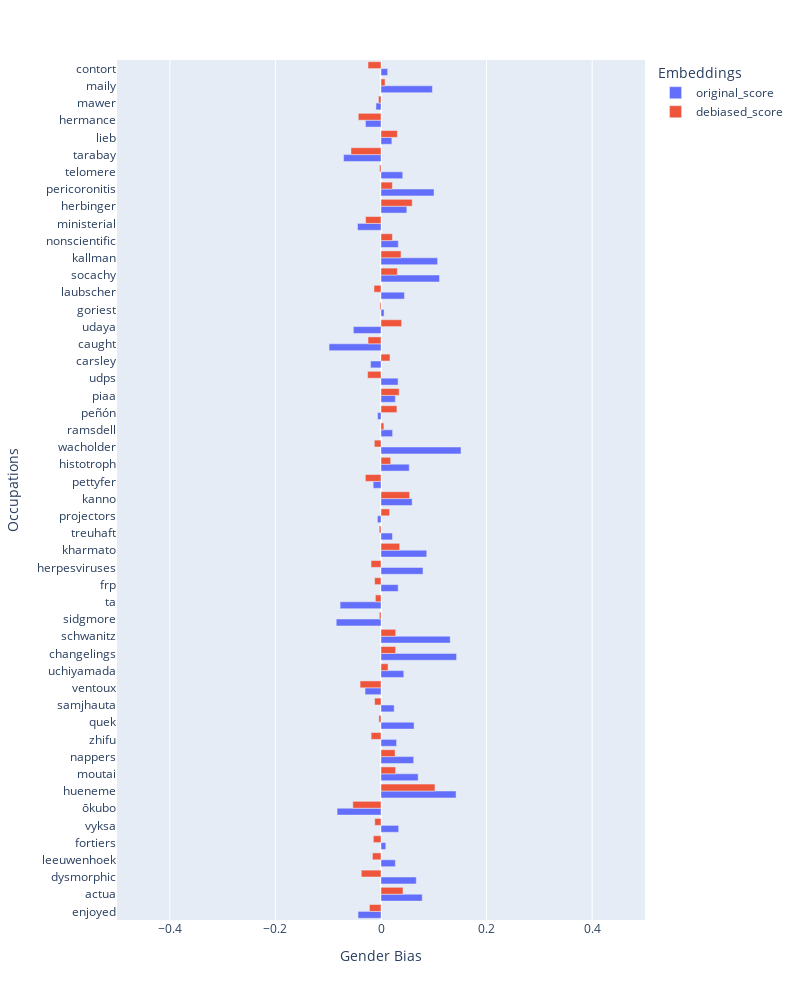

Write notebook code for a chart like this one.
### Code cell
bias_df3 = get_bias_score_df_from_list(
    gender_bias_original, gender_bias_after_debiasing, random_words, vocab_cleaned, debiased_vocab)
plot_bias_bar(
    bias_df3, "Gender bias on occupations (original vs debiased)", "Occupations")

### Figure 1 — Plotly figure (JSON) as saved in the notebook; plotly's stock layout.template omitted (floating-point values rounded to 4 significant figures)
{"data": [{"alignmentgroup": "True", "hovertemplate": "Embeddings=original_score<br>Gender Bias=%{x}<br>Occupations=%{y}<extra></extra>", "legendgroup": "original_score", "marker": {"color": "#636efa", "pattern": {"shape": ""}}, "name": "original_score", "offsetgroup": "original_score", "orientation": "h", "showlegend": true, "textposition": "auto", "type": "bar", "x": [-0.04349, 0.0781, 0.06678, 0.02719, 0.009077, 0.03345, -0.08318, 0.1422, 0.07035, 0.06189, 0.02951, 0.06264, 0.02492, -0.0302, 0.0432, 0.1431, 0.131, -0.08479, -0.07747, 0.03249, 0.07959, 0.08664, 0.02167, -0.006757, 0.05897, -0.01481, 0.05345, 0.1515, 0.02198, -0.006427, 0.02716, 0.03234, -0.01981, -0.09835, -0.05241, 0.0058, 0.04435, 0.1108, 0.1072, 0.03279, -0.04444, 0.04892, 0.1004, 0.04117, -0.07082, 0.02057, -0.02941, -0.009542, 0.09734, 0.01259], "xaxis": "x", "y": ["enjoyed", "actua", "dysmorphic", "leeuwenhoek", "fortiers", "vyksa", "ōkubo", "hueneme", "moutai", "nappers", "zhifu", "quek", "samjhauta", "ventoux", "uchiyamada", "changelings", "schwanitz", "sidgmore", "ta", "frp", "herpesviruses", "kharmato", "treuhaft", "projectors", "kanno", "pettyfer", "histotroph", "wacholder", "ramsdell", "peñón", "piaa", "udps", "carsley", "caught", "udaya", "goriest", "laubscher", "socachy", "kallman", "nonscientific", "ministerial", "herbinger", "pericoronitis", "telomere", "tarabay", "lieb", "hermance", "mawer", "maily", "contort"], "yaxis": "y"}, {"alignmentgroup": "True", "hovertemplate": "Embeddings=debiased_score<br>Gender Bias=%{x}<br>Occupations=%{y}<extra></extra>", "legendgroup": "debiased_score", "marker": {"color": "#EF553B", "pattern": {"shape": ""}}, "name": "debiased_score", "offsetgroup": "debiased_score", "orientation": "h", "showlegend": true, "textposition": "auto", "type": "bar", "x": [-0.02194, 0.04164, -0.03736, -0.01619, -0.0145, -0.01179, -0.05336, 0.1022, 0.02763, 0.02668, -0.01868, -0.004033, -0.01211, -0.03959, 0.01334, 0.02771, 0.02788, -0.003072, -0.01062, -0.0121, -0.01882, 0.03541, -0.003329, 0.01626, 0.05425, -0.02959, 0.01826, -0.01262, 0.005399, 0.03014, 0.03437, -0.0253, 0.0171, -0.02456, 0.03898, -0.002042, -0.01325, 0.03091, 0.03787, 0.02168, -0.02922, 0.05911, 0.02149, -0.002727, -0.05688, 0.031, -0.04303, -0.004838, 0.007682, -0.02459], "xaxis": "x", "y": ["enjoyed", "actua", "dysmorphic", "leeuwenhoek", "fortiers", "vyksa", "ōkubo", "hueneme", "moutai", "nappers", "zhifu", "quek", "samjhauta", "ventoux", "uchiyamada", "changelings", "schwanitz", "sidgmore", "ta", "frp", "herpesviruses", "kharmato", "treuhaft", "projectors", "kanno", "pettyfer", "histotroph", "wacholder", "ramsdell", "peñón", "piaa", "udps", "carsley", "caught", "udaya", "goriest", "laubscher", "socachy", "kallman", "nonscientific", "ministerial", "herbinger", "pericoronitis", "telomere", "tarabay", "lieb", "hermance", "mawer", "maily", "contort"], "yaxis": "y"}], "layout": {"barmode": "group", "height": 1000, "legend": {"title": {"text": "Embeddings"}, "tracegroupgap": 0}, "margin": {"t": 60}, "width": 800, "xaxis": {"anchor": "y", "domain": [0, 1], "range": [-0.5, 0.5], "title": {"text": "Gender Bias"}}, "yaxis": {"anchor": "x", "domain": [0, 1], "title": {"text": "Occupations"}}}}
